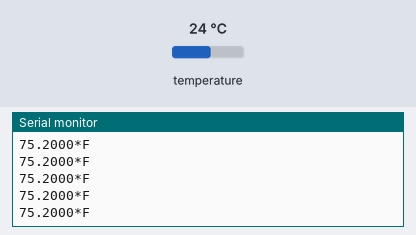
Bench run of a sketch on a simulated Arduino Uno, built with avr-gcc and run on an emulated ATmega328P. Parts: the last lines printed to the serial monitor. The test bench sets the inputs (shaded band); at power-on: temperature 24 °C.

Above: at 1.2 s.
1.3 s: temperature set to 12 °C
At 1.46 s:
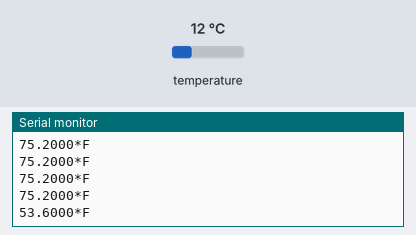
2.8 s: temperature set to 19 °C
At 2.91 s:
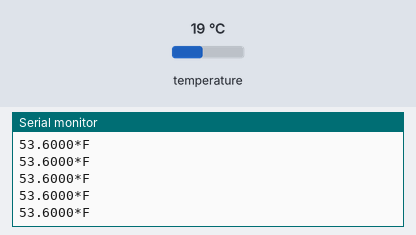
Timing chart, 0 to 5.8 s (numbered marks = the images above; inputs shaded):
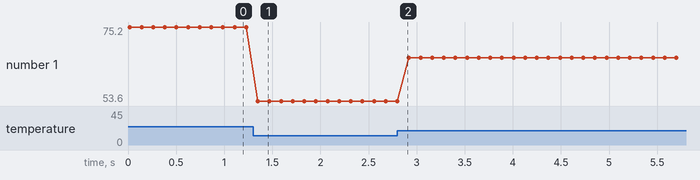

The sketch:

temptest.ino
```cpp
#include "Adafruit_MCP9808.h"
#include <Wire.h>

Adafruit_MCP9808 tempsensor = Adafruit_MCP9808();

void setup() {
  // put your setup code here, to run once:
  Serial.begin(9600);
  while(!Serial);
  //Serial.println("MCP9808 demo"); //check if the serial monitor works

  if (!tempsensor.begin(0x18)) {
    Serial.println("not found");
    while(1);
  }

  //Serial.println("Found MCP9808!");

}

void loop() {
  // put your main code here, to run repeatedly:
  tempsensor.wake();

  float f = tempsensor.readTempF();

  Serial.print(f, 4); Serial.print("*F\n");

  delay(100);

  tempsensor.shutdown_wake(1);


}
```

Measured:
- after the input at 1.3 s, the serial monitor: prints a new line after 0.05 s (image 1)
- plotted number 1: 75.2 → 53.6 after the input at 1.3 s, 53.6 → 66.2 after the input at 2.8 s
